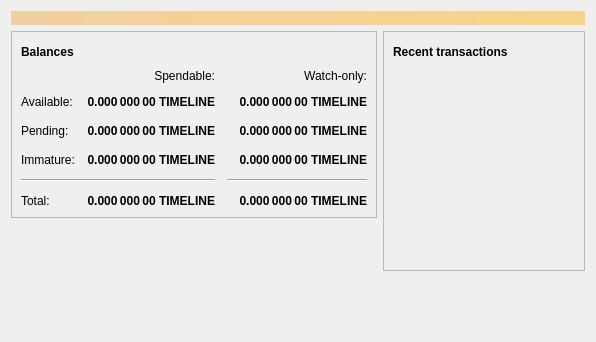
<?xml version="1.0" encoding="UTF-8"?>
<ui version="4.0">
 <class>OverviewPage</class>
 <widget class="QWidget" name="OverviewPage">
  <property name="geometry">
   <rect>
    <x>0</x>
    <y>0</y>
    <width>596</width>
    <height>342</height>
   </rect>
  </property>
  <property name="windowTitle">
   <string>Form</string>
  </property>
  <layout class="QVBoxLayout" name="topLayout">
   <item>
    <widget class="QLabel" name="labelAlerts">
     <property name="visible">
      <bool>false</bool>
     </property>
     <property name="styleSheet">
      <string notr="true">QLabel { background-color: qlineargradient(x1: 0, y1: 0, x2: 1, y2: 0, stop:0 #F0D0A0, stop:1 #F8D488); color:#000000; }</string>
     </property>
     <property name="wordWrap">
      <bool>true</bool>
     </property>
     <property name="margin">
      <number>3</number>
     </property>
     <property name="textInteractionFlags">
      <set>Qt::TextSelectableByMouse</set>
     </property>
    </widget>
   </item>
   <item>
    <layout class="QHBoxLayout" name="horizontalLayout" stretch="1,1">
     <item>
      <layout class="QVBoxLayout" name="verticalLayout_2">
       <item>
        <widget class="QFrame" name="frame">
         <property name="frameShape">
          <enum>QFrame::StyledPanel</enum>
         </property>
         <property name="frameShadow">
          <enum>QFrame::Raised</enum>
         </property>
         <layout class="QVBoxLayout" name="verticalLayout_4">
          <item>
           <layout class="QHBoxLayout" name="horizontalLayout_4">
            <item>
             <widget class="QLabel" name="label_5">
              <property name="font">
               <font>
                <weight>75</weight>
                <bold>true</bold>
               </font>
              </property>
              <property name="text">
               <string>Balances</string>
              </property>
             </widget>
            </item>
            <item>
             <widget class="QPushButton" name="labelWalletStatus">
              <property name="enabled">
               <bool>true</bool>
              </property>
              <property name="maximumSize">
               <size>
                <width>30</width>
                <height>16777215</height>
               </size>
              </property>
              <property name="toolTip">
               <string>The displayed information may be out of date. Your wallet automatically synchronizes with the Bitcoin network after a connection is established, but this process has not completed yet.</string>
              </property>
              <property name="text">
               <string/>
              </property>
              <property name="icon">
               <iconset resource="../bitcoin.qrc">
                <normaloff>:/icons/warning</normaloff>
                <disabledoff>:/icons/warning</disabledoff>:/icons/warning</iconset>
              </property>
              <property name="iconSize">
               <size>
                <width>24</width>
                <height>24</height>
               </size>
              </property>
              <property name="flat">
               <bool>true</bool>
              </property>
             </widget>
            </item>
            <item>
             <spacer name="horizontalSpacer_3">
              <property name="orientation">
               <enum>Qt::Horizontal</enum>
              </property>
              <property name="sizeHint" stdset="0">
               <size>
                <width>40</width>
                <height>20</height>
               </size>
              </property>
             </spacer>
            </item>
           </layout>
          </item>
          <item>
           <layout class="QGridLayout" name="gridLayout">
            <property name="spacing">
             <number>12</number>
            </property>
            <item row="2" column="2">
             <widget class="QLabel" name="labelWatchPending">
              <property name="font">
               <font>
                <weight>75</weight>
                <bold>true</bold>
               </font>
              </property>
              <property name="cursor">
               <cursorShape>IBeamCursor</cursorShape>
              </property>
              <property name="toolTip">
               <string>Unconfirmed transactions to watch-only addresses</string>
              </property>
              <property name="text">
               <string notr="true">0.000 000 00 TIMELINE</string>
              </property>
              <property name="alignment">
               <set>Qt::AlignRight|Qt::AlignTrailing|Qt::AlignVCenter</set>
              </property>
              <property name="textInteractionFlags">
               <set>Qt::LinksAccessibleByMouse|Qt::TextSelectableByKeyboard|Qt::TextSelectableByMouse</set>
              </property>
             </widget>
            </item>
            <item row="2" column="1">
             <widget class="QLabel" name="labelUnconfirmed">
              <property name="font">
               <font>
                <weight>75</weight>
                <bold>true</bold>
               </font>
              </property>
              <property name="cursor">
               <cursorShape>IBeamCursor</cursorShape>
              </property>
              <property name="toolTip">
               <string>Total of transactions that have yet to be confirmed, and do not yet count toward the spendable balance</string>
              </property>
              <property name="text">
               <string notr="true">0.000 000 00 TIMELINE</string>
              </property>
              <property name="alignment">
               <set>Qt::AlignRight|Qt::AlignTrailing|Qt::AlignVCenter</set>
              </property>
              <property name="textInteractionFlags">
               <set>Qt::LinksAccessibleByMouse|Qt::TextSelectableByKeyboard|Qt::TextSelectableByMouse</set>
              </property>
             </widget>
            </item>
            <item row="3" column="2">
             <widget class="QLabel" name="labelWatchImmature">
              <property name="font">
               <font>
                <weight>75</weight>
                <bold>true</bold>
               </font>
              </property>
              <property name="cursor">
               <cursorShape>IBeamCursor</cursorShape>
              </property>
              <property name="toolTip">
               <string>Mined balance in watch-only addresses that has not yet matured</string>
              </property>
              <property name="text">
               <string notr="true">0.000 000 00 TIMELINE</string>
              </property>
              <property name="alignment">
               <set>Qt::AlignRight|Qt::AlignTrailing|Qt::AlignVCenter</set>
              </property>
              <property name="textInteractionFlags">
               <set>Qt::LinksAccessibleByMouse|Qt::TextSelectableByKeyboard|Qt::TextSelectableByMouse</set>
              </property>
             </widget>
            </item>
            <item row="4" column="0" colspan="2">
             <widget class="Line" name="line">
              <property name="orientation">
               <enum>Qt::Horizontal</enum>
              </property>
             </widget>
            </item>
            <item row="4" column="2">
             <widget class="Line" name="lineWatchBalance">
              <property name="sizePolicy">
               <sizepolicy hsizetype="Preferred" vsizetype="Fixed">
                <horstretch>0</horstretch>
                <verstretch>0</verstretch>
               </sizepolicy>
              </property>
              <property name="minimumSize">
               <size>
                <width>140</width>
                <height>0</height>
               </size>
              </property>
              <property name="orientation">
               <enum>Qt::Horizontal</enum>
              </property>
             </widget>
            </item>
            <item row="5" column="0">
             <widget class="QLabel" name="labelTotalText">
              <property name="text">
               <string>Total:</string>
              </property>
             </widget>
            </item>
            <item row="3" column="1">
             <widget class="QLabel" name="labelImmature">
              <property name="font">
               <font>
                <weight>75</weight>
                <bold>true</bold>
               </font>
              </property>
              <property name="cursor">
               <cursorShape>IBeamCursor</cursorShape>
              </property>
              <property name="toolTip">
               <string>Mined balance that has not yet matured</string>
              </property>
              <property name="text">
               <string notr="true">0.000 000 00 TIMELINE</string>
              </property>
              <property name="alignment">
               <set>Qt::AlignRight|Qt::AlignTrailing|Qt::AlignVCenter</set>
              </property>
              <property name="textInteractionFlags">
               <set>Qt::LinksAccessibleByMouse|Qt::TextSelectableByKeyboard|Qt::TextSelectableByMouse</set>
              </property>
             </widget>
            </item>
            <item row="2" column="3">
             <spacer name="horizontalSpacer_2">
              <property name="orientation">
               <enum>Qt::Horizontal</enum>
              </property>
              <property name="sizeHint" stdset="0">
               <size>
                <width>40</width>
                <height>20</height>
               </size>
              </property>
             </spacer>
            </item>
            <item row="3" column="0">
             <widget class="QLabel" name="labelImmatureText">
              <property name="text">
               <string>Immature:</string>
              </property>
             </widget>
            </item>
            <item row="5" column="1">
             <widget class="QLabel" name="labelTotal">
              <property name="font">
               <font>
                <weight>75</weight>
                <bold>true</bold>
               </font>
              </property>
              <property name="cursor">
               <cursorShape>IBeamCursor</cursorShape>
              </property>
              <property name="toolTip">
               <string>Your current total balance</string>
              </property>
              <property name="text">
               <string notr="true">0.000 000 00 TIMELINE</string>
              </property>
              <property name="alignment">
               <set>Qt::AlignRight|Qt::AlignTrailing|Qt::AlignVCenter</set>
              </property>
              <property name="textInteractionFlags">
               <set>Qt::LinksAccessibleByMouse|Qt::TextSelectableByKeyboard|Qt::TextSelectableByMouse</set>
              </property>
             </widget>
            </item>
            <item row="5" column="2">
             <widget class="QLabel" name="labelWatchTotal">
              <property name="font">
               <font>
                <weight>75</weight>
                <bold>true</bold>
               </font>
              </property>
              <property name="cursor">
               <cursorShape>IBeamCursor</cursorShape>
              </property>
              <property name="toolTip">
               <string>Current total balance in watch-only addresses</string>
              </property>
              <property name="text">
               <string notr="true">0.000 000 00 TIMELINE</string>
              </property>
              <property name="alignment">
               <set>Qt::AlignRight|Qt::AlignTrailing|Qt::AlignVCenter</set>
              </property>
              <property name="textInteractionFlags">
               <set>Qt::LinksAccessibleByMouse|Qt::TextSelectableByKeyboard|Qt::TextSelectableByMouse</set>
              </property>
             </widget>
            </item>
            <item row="0" column="2">
             <widget class="QLabel" name="labelWatchonly">
              <property name="text">
               <string>Watch-only:</string>
              </property>
              <property name="alignment">
               <set>Qt::AlignRight|Qt::AlignTrailing|Qt::AlignVCenter</set>
              </property>
             </widget>
            </item>
            <item row="1" column="0">
             <widget class="QLabel" name="labelBalanceText">
              <property name="text">
               <string>Available:</string>
              </property>
             </widget>
            </item>
            <item row="1" column="1">
             <widget class="QLabel" name="labelBalance">
              <property name="font">
               <font>
                <weight>75</weight>
                <bold>true</bold>
               </font>
              </property>
              <property name="cursor">
               <cursorShape>IBeamCursor</cursorShape>
              </property>
              <property name="toolTip">
               <string>Your current spendable balance</string>
              </property>
              <property name="text">
               <string notr="true">0.000 000 00 TIMELINE</string>
              </property>
              <property name="alignment">
               <set>Qt::AlignRight|Qt::AlignTrailing|Qt::AlignVCenter</set>
              </property>
              <property name="textInteractionFlags">
               <set>Qt::LinksAccessibleByMouse|Qt::TextSelectableByKeyboard|Qt::TextSelectableByMouse</set>
              </property>
             </widget>
            </item>
            <item row="1" column="2">
             <widget class="QLabel" name="labelWatchAvailable">
              <property name="font">
               <font>
                <weight>75</weight>
                <bold>true</bold>
               </font>
              </property>
              <property name="cursor">
               <cursorShape>IBeamCursor</cursorShape>
              </property>
              <property name="toolTip">
               <string>Your current balance in watch-only addresses</string>
              </property>
              <property name="text">
               <string notr="true">0.000 000 00 TIMELINE</string>
              </property>
              <property name="alignment">
               <set>Qt::AlignRight|Qt::AlignTrailing|Qt::AlignVCenter</set>
              </property>
              <property name="textInteractionFlags">
               <set>Qt::LinksAccessibleByMouse|Qt::TextSelectableByKeyboard|Qt::TextSelectableByMouse</set>
              </property>
             </widget>
            </item>
            <item row="2" column="0">
             <widget class="QLabel" name="labelPendingText">
              <property name="text">
               <string>Pending:</string>
              </property>
             </widget>
            </item>
            <item row="0" column="1">
             <widget class="QLabel" name="labelSpendable">
              <property name="text">
               <string>Spendable:</string>
              </property>
              <property name="alignment">
               <set>Qt::AlignRight|Qt::AlignTrailing|Qt::AlignVCenter</set>
              </property>
             </widget>
            </item>
           </layout>
          </item>
         </layout>
        </widget>
       </item>
       <item>
        <spacer name="verticalSpacer">
         <property name="orientation">
          <enum>Qt::Vertical</enum>
         </property>
         <property name="sizeHint" stdset="0">
          <size>
           <width>20</width>
           <height>40</height>
          </size>
         </property>
        </spacer>
       </item>
      </layout>
     </item>
     <item>
      <layout class="QVBoxLayout" name="verticalLayout_3">
       <item>
        <widget class="QFrame" name="frame_2">
         <property name="frameShape">
          <enum>QFrame::StyledPanel</enum>
         </property>
         <property name="frameShadow">
          <enum>QFrame::Raised</enum>
         </property>
         <layout class="QVBoxLayout" name="verticalLayout">
          <item>
           <layout class="QHBoxLayout" name="horizontalLayout_2">
            <item>
             <widget class="QLabel" name="label_4">
              <property name="font">
               <font>
                <weight>75</weight>
                <bold>true</bold>
               </font>
              </property>
              <property name="text">
               <string>Recent transactions</string>
              </property>
             </widget>
            </item>
            <item>
             <widget class="QPushButton" name="labelTransactionsStatus">
              <property name="enabled">
               <bool>true</bool>
              </property>
              <property name="maximumSize">
               <size>
                <width>30</width>
                <height>16777215</height>
               </size>
              </property>
              <property name="toolTip">
               <string>The displayed information may be out of date. Your wallet automatically synchronizes with the Bitcoin network after a connection is established, but this process has not completed yet.</string>
              </property>
              <property name="text">
               <string/>
              </property>
              <property name="icon">
               <iconset resource="../bitcoin.qrc">
                <normaloff>:/icons/warning</normaloff>
                <disabledoff>:/icons/warning</disabledoff>:/icons/warning</iconset>
              </property>
              <property name="iconSize">
               <size>
                <width>24</width>
                <height>24</height>
               </size>
              </property>
              <property name="flat">
               <bool>true</bool>
              </property>
             </widget>
            </item>
            <item>
             <spacer name="horizontalSpacer">
              <property name="orientation">
               <enum>Qt::Horizontal</enum>
              </property>
              <property name="sizeHint" stdset="0">
               <size>
                <width>40</width>
                <height>20</height>
               </size>
              </property>
             </spacer>
            </item>
           </layout>
          </item>
          <item>
           <widget class="QListView" name="listTransactions">
            <property name="styleSheet">
             <string notr="true">QListView { background: transparent; }</string>
            </property>
            <property name="frameShape">
             <enum>QFrame::NoFrame</enum>
            </property>
            <property name="verticalScrollBarPolicy">
             <enum>Qt::ScrollBarAlwaysOff</enum>
            </property>
            <property name="horizontalScrollBarPolicy">
             <enum>Qt::ScrollBarAlwaysOff</enum>
            </property>
            <property name="selectionMode">
             <enum>QAbstractItemView::NoSelection</enum>
            </property>
           </widget>
          </item>
         </layout>
        </widget>
       </item>
       <item>
        <spacer name="verticalSpacer_2">
         <property name="orientation">
          <enum>Qt::Vertical</enum>
         </property>
         <property name="sizeHint" stdset="0">
          <size>
           <width>20</width>
           <height>40</height>
          </size>
         </property>
        </spacer>
       </item>
      </layout>
     </item>
    </layout>
   </item>
  </layout>
 </widget>
 <resources/>
 <connections/>
</ui>
